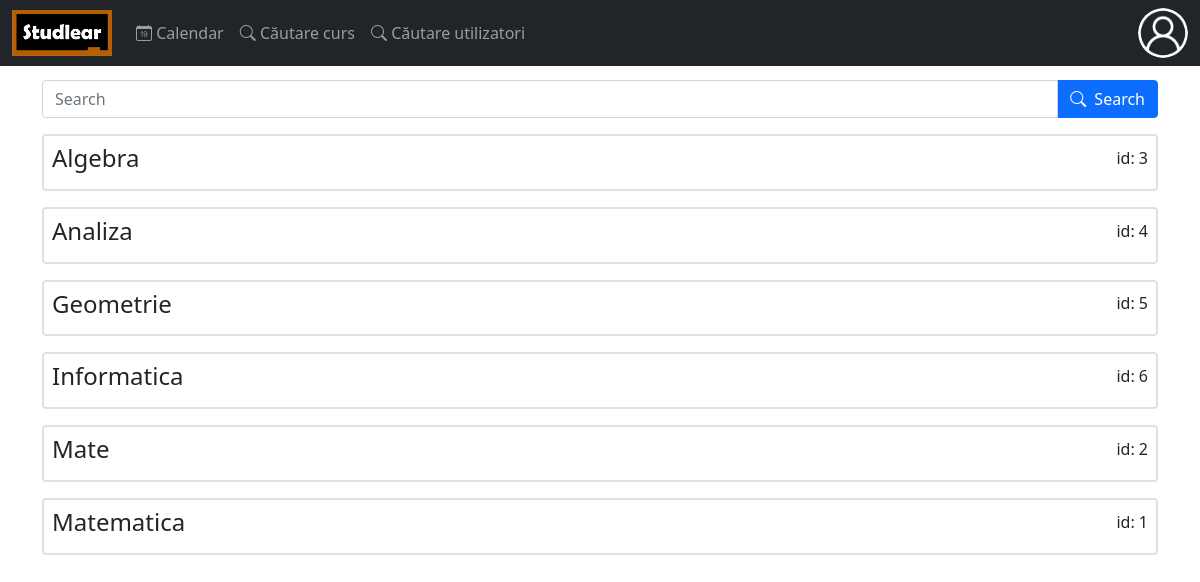
Page /Search_courses.php (signed in) on the committed database.
### tables this page shows
CREATE TABLE `course` (
  `id` int(11) NOT NULL AUTO_INCREMENT,
  `title` varchar(250) NOT NULL,
  `password` varchar(100) DEFAULT NULL,
  PRIMARY KEY (`id`)
);

### Search_courses.php (the view, shortened to what this page needs)
<!doctype html>
<html lang="en">
  	<head>
	    <link href="assets\css\bootstrap.min.css" rel="stylesheet"/>
	    <link rel="stylesheet" href="https://cdn.jsdelivr.net/npm/bootstrap-icons@1.7.2/font/bootstrap-icons.css">
	</head>
	<body>
    	<?php include 'Top_bar.php' ?>
		    	<div class="container">
		    		<form action="Enroll_in_course.php?enroll=7" method="post">
					    <div class="input-group">
					        <?php echo '<input type="search" class="form-control" id="search" name="search" placeholder="Search" value="'.$_SESSION['search'].'" onClick="this.select();">'; ?>
					        <button type="submit" class="input-group-text btn-primary"><i class="bi bi-search me-2"></i> Search</button>
					    </div>
					</form>
					<?php
					if(isset($_GET['page']))
					   	$page=$_GET['page'];
					else
				    	$page=1;
				    $limit=20;
				   	$start=$limit*($page-1);
					if(!empty($_POST['search']) || !empty($_SESSION['search']))
					{
						if(!empty($_POST['search']))
						{
							$search=$_POST['search'];
						}
						else
							$search=$_SESSION['search'];
						$search_id="'".$search."'";
						$search_title="'%".$search."%'";
						$sql="SELECT * FROM course WHERE id LIKE $search_id OR title LIKE $search_title ORDER BY title";
						$results=mysqli_query($db,$sql);
						$nr_row=mysqli_num_rows($results);
						$sql="SELECT * FROM course WHERE id LIKE $search_id OR title LIKE $search_title ORDER BY title LIMIT $start, $limit";
						$results=mysqli_query($db,$sql);
					}
					else
					{
						$sql="SELECT * FROM course ORDER BY title";
						$sql="SELECT * FROM course ORDER BY title LIMIT $start, $limit";
					}
					$results=mysqli_query($db,$sql);
					while ($row=mysqli_fetch_array($results,MYSQLI_ASSOC))
					{
						$user_id=$_SESSION["user_id"];
						$course_id=$row["id"];
						$sql_verify="SELECT * FROM course_user WHERE user_id LIKE $user_id and course_id LIKE $course_id";
						$results_verify=mysqli_query($db,$sql_verify);
						$nr_row_verify=mysqli_num_rows($results_verify);
						if($nr_row_verify==0){
							if($_SESSION['user_type']=="admin")
								echo '<a class="link-dark text-underline-hover" href="Course_page.php?id='.$row['id'].'">';
							else
								echo '<a class="link-dark text-underline-hover" href="Enroll_in_course.php?enroll=0&course_title='.$row["title"].'">';
									echo '<div class="container-sm p-2 my-3 border border-2 rounded">';
										echo '<div class="d-flex justify-content-between align-items-center">';
											echo '<h4>'.$row["title"].'</h4>';
											echo '<h6>id: '.$row['id'].'</h6>';
										echo '</div>';
									echo '</div>';
								echo '</a>';
						}
					}
					?>
		    	</div>
	</body>
</html>

### Search_courses.php (style rules this page uses)
.text-underline-hover { text-decoration: none; }

### rows in the picture
course: title "Algebra", id "3"
course: title "Analiza", id "4"
course: title "Geometrie", id "5"
course: title "Informatica", id "6"
course: title "Mate", id "2"
course: title "Matematica", id "1"
